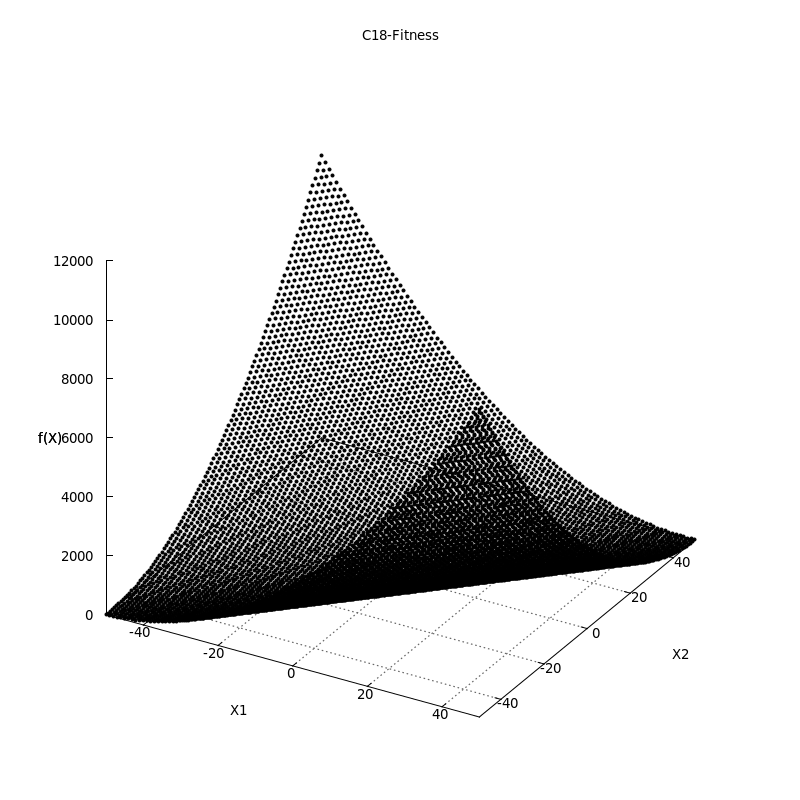

gnuplot code for this plot:
set terminal pngcairo size 800,800 enhanced font 'Verdana,10'
set output "Fitness.png"
set title "C18-Fitness"
#
set yrange [-50:50]
set xrange [-50:50]
set xlabel "X1"
set ylabel "X2"
set zlabel "f(X)"
set grid ytics lt 0 lw 2 lc rgb "#666666"
set grid xtics lt 0 lw 2 lc rgb "#666666"
#
set ticslevel 0
#
splot "data/Fitness.dat" using 1:2:3 title '' pt 7 ps 0.5 lt 0
